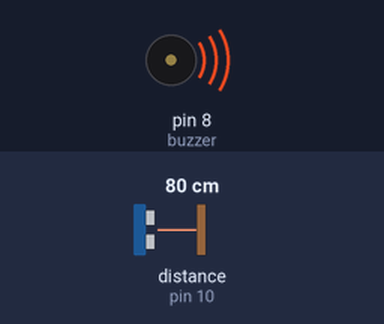
A sketch run on a simulated Arduino Uno, built with avr-gcc and run on an emulated ATmega328P. Parts: buzzer (waves = sounding, pin HIGH). Wiring (inferred from the names in the program): ultrasonic range finder: trigger pin 9; echo pin 10. The inputs (shaded band) are chosen by the test bench; at power-on: distance to the obstacle (sensor on pin 10) 80 cm. The echo pulse lasts 58.3 µs per cm; pins used as bus, display or sensor lines are not drawn; what the sketch prints to the serial monitor is not drawn.

Above: at 0.1 s.
Timing chart, 0 to 1.6 s (numbered marks = the images above):
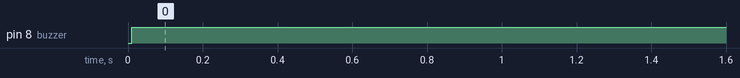

The sketch:

theifDetector.ino.ino
```cpp
//It's fresh
// Define the pins for the ultrasonic sensor
const int trigPin = 9;   // Trigger pin
const int echoPin = 10;  // Echo pin
long duration;
int distance_cm;
int fix;
const int buzzer = 8;  //buzzer pin

void setup() {
  // Initialize the serial communication
  Serial.begin(9600);

  pinMode(trigPin, OUTPUT);
  pinMode(echoPin, INPUT);
  pinMode(buzzer, OUTPUT);

  digitalWrite(trigPin, LOW);
  delayMicroseconds(2);
  digitalWrite(trigPin, HIGH);
  delayMicroseconds(10);
  digitalWrite(trigPin, LOW);

  int fix = pulseIn(echoPin, HIGH);
}

void loop() {
  // Send a 10us pulse to the trigger pin to start the measurement
  digitalWrite(trigPin, LOW);
  delayMicroseconds(2);
  digitalWrite(trigPin, HIGH);
  delayMicroseconds(10);
  digitalWrite(trigPin, LOW);


  duration = pulseIn(echoPin, HIGH);
  Serial.print(duration);

  if (fix != duration) {
    digitalWrite(buzzer, HIGH);

  } else {
    digitalWrite(buzzer, LOW);
  }
}
```

Measured:
- by itself, pin 8 (buzzer): LOW → HIGH at 0.01 s
